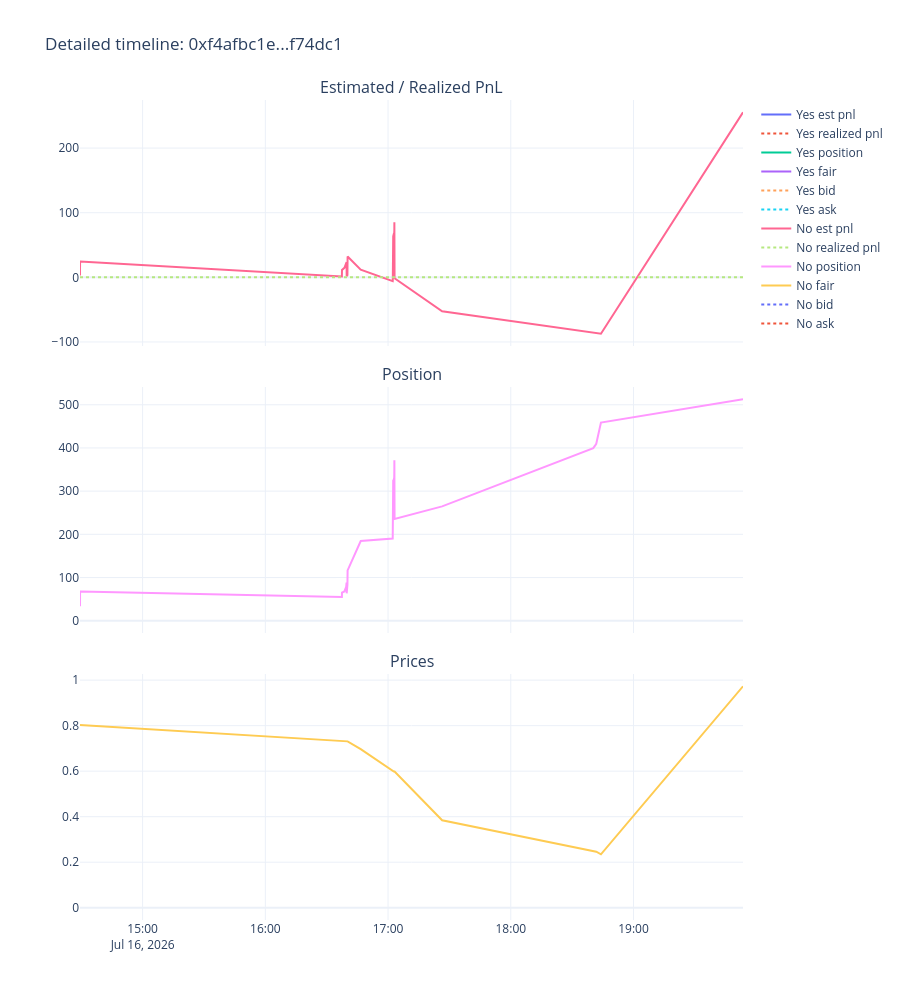

The code cell stored with this chart in its notebook:
### Code cell
timeline = events[events['row_type'] == 'stats'][['dt', 'token_id', 'outcome', 'position_after', 'realized_pnl', 'est_pnl', 'best_bid', 'best_ask', 'fair_price', 'vwap5m', 'vwap15m', 'vwap1h']].copy()
timeline = timeline.sort_values(['dt', 'token_id']).reset_index(drop=True)

fig = make_subplots(rows=3, cols=1, shared_xaxes=True, vertical_spacing=0.05,
                     subplot_titles=('Estimated / Realized PnL', 'Position', 'Prices'))

for token_id, grp in timeline.groupby('token_id', sort=False):
    label = grp['outcome'].iloc[0]
    fig.add_trace(go.Scatter(x=grp['dt'], y=grp['est_pnl'], name=f'{label} est pnl', mode='lines'), row=1, col=1)
    fig.add_trace(go.Scatter(x=grp['dt'], y=grp['realized_pnl'], name=f'{label} realized pnl', mode='lines', line=dict(dash='dot')), row=1, col=1)
    fig.add_trace(go.Scatter(x=grp['dt'], y=grp['position_after'], name=f'{label} position', mode='lines'), row=2, col=1)
    fig.add_trace(go.Scatter(x=grp['dt'], y=grp['fair_price'], name=f'{label} fair', mode='lines'), row=3, col=1)
    fig.add_trace(go.Scatter(x=grp['dt'], y=grp['best_bid'], name=f'{label} bid', mode='lines', line=dict(dash='dot')), row=3, col=1)
    fig.add_trace(go.Scatter(x=grp['dt'], y=grp['best_ask'], name=f'{label} ask', mode='lines', line=dict(dash='dot')), row=3, col=1)

fig.update_layout(height=1000, template='plotly_white', title=f'Detailed timeline: {best_cid[:10]}...{best_cid[-6:]}')
fig.show()

### Figure 1 — Plotly figure (JSON) as saved in the notebook; plotly's stock layout.template omitted (floating-point values rounded to 4 significant figures)
{"data": [{"mode": "lines", "name": "Yes est pnl", "type": "scatter", "x": ["2026-07-16T14:29:23"], "xaxis": "x", "y": [0.0], "yaxis": "y"}, {"line": {"dash": "dot"}, "mode": "lines", "name": "Yes realized pnl", "type": "scatter", "x": ["2026-07-16T14:29:23"], "xaxis": "x", "y": [0.0], "yaxis": "y"}, {"mode": "lines", "name": "Yes position", "type": "scatter", "x": ["2026-07-16T14:29:23"], "xaxis": "x2", "y": [0.0], "yaxis": "y2"}, {"mode": "lines", "name": "Yes fair", "type": "scatter", "x": ["2026-07-16T14:29:23"], "xaxis": "x3", "y": [0.0], "yaxis": "y3"}, {"line": {"dash": "dot"}, "mode": "lines", "name": "Yes bid", "type": "scatter", "x": ["2026-07-16T14:29:23"], "xaxis": "x3", "y": [NaN], "yaxis": "y3"}, {"line": {"dash": "dot"}, "mode": "lines", "name": "Yes ask", "type": "scatter", "x": ["2026-07-16T14:29:23"], "xaxis": "x3", "y": [NaN], "yaxis": "y3"}, {"mode": "lines", "name": "No est pnl", "type": "scatter", "x": ["2026-07-16T14:29:23", "2026-07-16T14:29:25", "2026-07-16T14:29:25", "2026-07-16T16:37:26", "2026-07-16T16:37:28", "2026-07-16T16:38:40", "2026-07-16T16:39:31", "2026-07-16T16:39:43", "2026-07-16T16:39:46", "2026-07-16T16:40:08", "2026-07-16T16:40:10", "2026-07-16T16:40:13", "2026-07-16T16:46:38", "2026-07-16T17:02:16", "2026-07-16T17:02:19", "2026-07-16T17:02:19", "2026-07-16T17:02:20", "2026-07-16T17:02:23", "2026-07-16T17:02:25", "2026-07-16T17:02:31", "2026-07-16T17:02:49", "2026-07-16T17:03:01", "2026-07-16T17:03:04", "2026-07-16T17:03:05", "2026-07-16T17:03:11", "2026-07-16T17:26:26", "2026-07-16T18:40:20", "2026-07-16T18:41:31", "2026-07-16T18:41:47", "2026-07-16T18:44:05", "2026-07-16T19:53:32"], "xaxis": "x", "y": [2.758, 11.96, 24.56, 1.435, 11.27, 14.76, 20.59, 23.44, 2.028, 3.448, 18.07, 32.19, 11.86, -5.92, -3.945, 10.74, 33.73, 39.71, 50.7, 63.34, 67.18, 68.75, 73.22, 85.2, -1.455, -52.51, -85.53, -85.32, -85.26, -87.19, 255.4], "yaxis": "y"}, {"line": {"dash": "dot"}, "mode": "lines", "name": "No realized pnl", "type": "scatter", "x": ["2026-07-16T14:29:23", "2026-07-16T14:29:25", "2026-07-16T14:29:25", "2026-07-16T16:37:26", "2026-07-16T16:37:28", "2026-07-16T16:38:40", "2026-07-16T16:39:31", "2026-07-16T16:39:43", "2026-07-16T16:39:46", "2026-07-16T16:40:08", "2026-07-16T16:40:10", "2026-07-16T16:40:13", "2026-07-16T16:46:38", "2026-07-16T17:02:16", "2026-07-16T17:02:19", "2026-07-16T17:02:19", "2026-07-16T17:02:20", "2026-07-16T17:02:23", "2026-07-16T17:02:25", "2026-07-16T17:02:31", "2026-07-16T17:02:49", "2026-07-16T17:03:01", "2026-07-16T17:03:04", "2026-07-16T17:03:05", "2026-07-16T17:03:11", "2026-07-16T17:26:26", "2026-07-16T18:40:20", "2026-07-16T18:41:31", "2026-07-16T18:41:47", "2026-07-16T18:44:05", "2026-07-16T19:53:32"], "xaxis": "x", "y": [0.0, 0.0, 0.0, 0.0, 0.0, 0.0, 0.0, 0.0, 0.0, 0.0, 0.0, 0.0, 0.0, 0.0, 0.0, 0.0, 0.0, 0.0, 0.0, 0.0, 0.0, 0.0, 0.0, 0.0, 0.0, 0.0, 0.0, 0.0, 0.0, 0.0, 0.0], "yaxis": "y"}, {"mode": "lines", "name": "No position", "type": "scatter", "x": ["2026-07-16T14:29:23", "2026-07-16T14:29:25", "2026-07-16T14:29:25", "2026-07-16T16:37:26", "2026-07-16T16:37:28", "2026-07-16T16:38:40", "2026-07-16T16:39:31", "2026-07-16T16:39:43", "2026-07-16T16:39:46", "2026-07-16T16:40:08", "2026-07-16T16:40:10", "2026-07-16T16:40:13", "2026-07-16T16:46:38", "2026-07-16T17:02:16", "2026-07-16T17:02:19", "2026-07-16T17:02:19", "2026-07-16T17:02:20", "2026-07-16T17:02:23", "2026-07-16T17:02:25", "2026-07-16T17:02:31", "2026-07-16T17:02:49", "2026-07-16T17:03:01", "2026-07-16T17:03:04", "2026-07-16T17:03:05", "2026-07-16T17:03:11", "2026-07-16T17:26:26", "2026-07-16T18:40:20", "2026-07-16T18:41:31", "2026-07-16T18:41:47", "2026-07-16T18:44:05", "2026-07-16T19:53:32"], "xaxis": "x2", "y": [33.23, 48.53, 67.53, 55.04, 65.04, 67.76, 78.08, 88.08, 63.41, 83.41, 103.4, 116.4, 184.4, 190.4, 210.4, 257.9, 277.9, 297.9, 307.9, 324.5, 326.7, 331.7, 351.7, 371.7, 235.6, 264.6, 399.6, 407.7, 409.7, 458.7, 512.7], "yaxis": "y2"}, {"mode": "lines", "name": "No fair", "type": "scatter", "x": ["2026-07-16T14:29:23", "2026-07-16T14:29:25", "2026-07-16T14:29:25", "2026-07-16T16:37:26", "2026-07-16T16:37:28", "2026-07-16T16:38:40", "2026-07-16T16:39:31", "2026-07-16T16:39:43", "2026-07-16T16:39:46", "2026-07-16T16:40:08", "2026-07-16T16:40:10", "2026-07-16T16:40:13", "2026-07-16T16:46:38", "2026-07-16T17:02:16", "2026-07-16T17:02:19", "2026-07-16T17:02:19", "2026-07-16T17:02:20", "2026-07-16T17:02:23", "2026-07-16T17:02:25", "2026-07-16T17:02:31", "2026-07-16T17:02:49", "2026-07-16T17:03:01", "2026-07-16T17:03:04", "2026-07-16T17:03:05", "2026-07-16T17:03:11", "2026-07-16T17:26:26", "2026-07-16T18:40:20", "2026-07-16T18:41:31", "2026-07-16T18:41:47", "2026-07-16T18:44:05", "2026-07-16T19:53:32"], "xaxis": "x3", "y": [0.803, 0.803, 0.803, 0.731, 0.731, 0.731, 0.731, 0.731, 0.731, 0.731, 0.731, 0.731, 0.6967, 0.5987, 0.5987, 0.5987, 0.5987, 0.5987, 0.5987, 0.5987, 0.5987, 0.5987, 0.5987, 0.5987, 0.5987, 0.384, 0.246, 0.246, 0.246, 0.2347, 0.973], "yaxis": "y3"}, {"line": {"dash": "dot"}, "mode": "lines", "name": "No bid", "type": "scatter", "x": ["2026-07-16T14:29:23", "2026-07-16T14:29:25", "2026-07-16T14:29:25", "2026-07-16T16:37:26", "2026-07-16T16:37:28", "2026-07-16T16:38:40", "2026-07-16T16:39:31", "2026-07-16T16:39:43", "2026-07-16T16:39:46", "2026-07-16T16:40:08", "2026-07-16T16:40:10", "2026-07-16T16:40:13", "2026-07-16T16:46:38", "2026-07-16T17:02:16", "2026-07-16T17:02:19", "2026-07-16T17:02:19", "2026-07-16T17:02:20", "2026-07-16T17:02:23", "2026-07-16T17:02:25", "2026-07-16T17:02:31", "2026-07-16T17:02:49", "2026-07-16T17:03:01", "2026-07-16T17:03:04", "2026-07-16T17:03:05", "2026-07-16T17:03:11", "2026-07-16T17:26:26", "2026-07-16T18:40:20", "2026-07-16T18:41:31", "2026-07-16T18:41:47", "2026-07-16T18:44:05", "2026-07-16T19:53:32"], "xaxis": "x3", "y": [NaN, NaN, NaN, NaN, NaN, NaN, NaN, NaN, NaN, NaN, NaN, NaN, NaN, NaN, NaN, NaN, NaN, NaN, NaN, NaN, NaN, NaN, NaN, NaN, NaN, NaN, NaN, NaN, NaN, NaN, NaN], "yaxis": "y3"}, {"line": {"dash": "dot"}, "mode": "lines", "name": "No ask", "type": "scatter", "x": ["2026-07-16T14:29:23", "2026-07-16T14:29:25", "2026-07-16T14:29:25", "2026-07-16T16:37:26", "2026-07-16T16:37:28", "2026-07-16T16:38:40", "2026-07-16T16:39:31", "2026-07-16T16:39:43", "2026-07-16T16:39:46", "2026-07-16T16:40:08", "2026-07-16T16:40:10", "2026-07-16T16:40:13", "2026-07-16T16:46:38", "2026-07-16T17:02:16", "2026-07-16T17:02:19", "2026-07-16T17:02:19", "2026-07-16T17:02:20", "2026-07-16T17:02:23", "2026-07-16T17:02:25", "2026-07-16T17:02:31", "2026-07-16T17:02:49", "2026-07-16T17:03:01", "2026-07-16T17:03:04", "2026-07-16T17:03:05", "2026-07-16T17:03:11", "2026-07-16T17:26:26", "2026-07-16T18:40:20", "2026-07-16T18:41:31", "2026-07-16T18:41:47", "2026-07-16T18:44:05", "2026-07-16T19:53:32"], "xaxis": "x3", "y": [NaN, NaN, NaN, NaN, NaN, NaN, NaN, NaN, NaN, NaN, NaN, NaN, NaN, NaN, NaN, NaN, NaN, NaN, NaN, NaN, NaN, NaN, NaN, NaN, NaN, NaN, NaN, NaN, NaN, NaN, NaN], "yaxis": "y3"}], "layout": {"annotations": [{"font": {"size": 16}, "showarrow": false, "text": "Estimated / Realized PnL", "x": 0.5, "xanchor": "center", "xref": "paper", "y": 1, "yanchor": "bottom", "yref": "paper"}, {"font": {"size": 16}, "showarrow": false, "text": "Position", "x": 0.5, "xanchor": "center", "xref": "paper", "y": 0.65, "yanchor": "bottom", "yref": "paper"}, {"font": {"size": 16}, "showarrow": false, "text": "Prices", "x": 0.5, "xanchor": "center", "xref": "paper", "y": 0.3, "yanchor": "bottom", "yref": "paper"}], "height": 1000, "title": {"text": "Detailed timeline: 0xf4afbc1e...f74dc1"}, "xaxis": {"anchor": "y", "domain": [0, 1], "matches": "x3", "showticklabels": false}, "xaxis2": {"anchor": "y2", "domain": [0, 1], "matches": "x3", "showticklabels": false}, "xaxis3": {"anchor": "y3", "domain": [0, 1]}, "yaxis": {"anchor": "x", "domain": [0.7, 1]}, "yaxis2": {"anchor": "x2", "domain": [0.35, 0.65]}, "yaxis3": {"anchor": "x3", "domain": [0, 0.3]}}}
